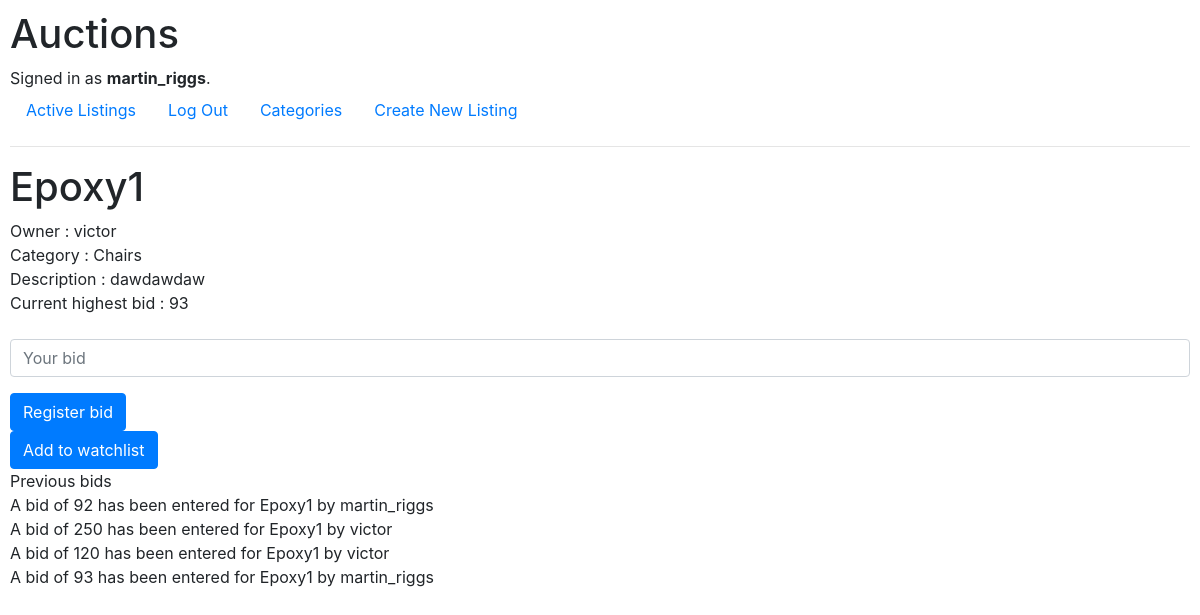
Screenshot of /1 (signed in) with the database file from the repository.
### auctions/models.py (models this page shows, shortened)
class User(AbstractUser):
	id = models.BigAutoField(primary_key=True)

class AuctionListing(models.Model):
	id = models.BigAutoField(primary_key=True)
	user_name = models.ForeignKey(User, on_delete = models.CASCADE, default = "victor")
	listingname = models.CharField(max_length = 50)
	listingdesc = models.CharField(max_length = 200, blank = True)
	listingurl = models.CharField(max_length = 100, blank = True)
	listingcategory = models.CharField(max_length = 20, blank = True)
	liquid = models.BooleanField(default = True)
	initbid = models.IntegerField()

class AuctionBid(models.Model):
	id = models.BigAutoField(primary_key=True)
	username_bid = models.ForeignKey(User, on_delete = models.CASCADE, blank = True, default = "victor")
	listingname_bid = models.CharField(max_length = 50, blank = True)
	listingnameid_bid =  models.IntegerField(default = 0)
	followbid = models.IntegerField()
	def __str__(self):
		return f"A bid of {self.followbid} has been entered for {self.listingname_bid} by {self.username_bid}"

### auctions/views.py (the view)
# urls.py: path("<int:listing_id>", views.listingpage, name="listingpage"),
def listingpage(request, listing_id):
    listing = AuctionListing.objects.get(id=listing_id)
    auctionbidall = list(AuctionBid.objects.all())
    if request.user.is_authenticated:
        if request.method == "POST":
            if listing.user_name != request.user:
                username_bid_v = request.user
                listingname_bid_v = listing.listingname
                followbid_v = request.POST["newbid"]
                try:
                    auctionbid = AuctionBid.objects.create(username_bid=username_bid_v, listingname_bid=listingname_bid_v, followbid=followbid_v)
                    auctionbid.save()
                    if int(auctionbid.followbid) > int(listing.initbid) :
                        listing.initbid = auctionbid.followbid
                        listing.save()
                except IntegrityError:
                    return HttpResponseRedirect(reverse("index"))
                return render(request, "auctions/listingpage.html", {
                    "listing": listing,
                    "auctionbidall" : list(AuctionBid.objects.all()),
                    "message": "Your bid is " + auctionbid.followbid
                })
            else:
                listing.liquid = False
                listing.save()
                return render(request, "auctions/listingpage.html", {
                    "listing": listing,
                    "auctionbidall" : list(AuctionBid.objects.all()),
                    "closed" : True,
                    "message": "Auction closed by owner"
                })
        else:
            if listing.user_name == request.user:
                return render(request, "auctions/listingpage.html", {
                    "listing": listing,
                    "auctionbidall" : list(AuctionBid.objects.all()),
                    "user_match" : True
                    })
            else:
                return render(request, "auctions/listingpage.html", {
                    "listing": listing,
                    "auctionbidall" : list(AuctionBid.objects.all()),
                    "user_match" : False
                    })
    else:
        return HttpResponseRedirect(reverse("index"))

### auctions/templates/auctions/listingpage.html (shortened to what this page needs)
{% extends "auctions/layout.html" %}
{% block body %}
<div>
	<h1>{{ listing.listingname }}</h1>
    <div>Owner : {{ listing.user_name }}</div>
	<div>Category : {{ listing.listingcategory }}</div>
	<div>Description : {{ listing.listingdesc }}</div>
	<div>Current highest bid : {{ listing.initbid }}</div>
    {% if user.is_authenticated %}
	<form action="{% url 'listingpage' listing.id %}" method="post">
        {% if closed %}
        <div>Auction closed at {{ listing.initbid }}</div>
        {% else %}
        {% if user_match %}
        <input class="btn btn-primary" type="submit" value="Close bidding">
        {% else %}
        <div class="form-group">
            <input class="form-control" type="text" name="newbid" placeholder="Your bid">
        </div>
        <input class="btn btn-primary" type="submit" value="Register bid">
        {% endif %}
        {% endif %}
    </form>
    <form action="{% url 'watchlist' listing.id %}" method="post">
        <input class="btn btn-primary" type="submit" value="Add to watchlist">
    </form>
    {% endif %}
    <div>Previous bids</div>
    {% for auctionbid0 in auctionbidall %}
    {% if auctionbid0.listingname_bid == listing.listingname %}
        <div>{{ auctionbid0 }}</div>
    {% endif %}
    {% endfor %}
</div>
{% endblock %}

### auctions/templates/auctions/layout.html (shortened to what this page needs)
{% load static %}
<!DOCTYPE html>
<html lang="en">
    <head>
        <link rel="stylesheet" href="https://stackpath.bootstrapcdn.com/bootstrap/4.4.1/css/bootstrap.min.css">
        <link href="{% static 'auctions/styles.css' %}" rel="stylesheet">
    </head>
    <body>
        <h1>Auctions</h1>
        <div>
            {% if user.is_authenticated %}
                Signed in as <strong>{{ user.username }}</strong>.
            {% else %}
                Not signed in.
            {% endif %}
        </div>
        <ul class="nav">
            <li class="nav-item">
                <a class="nav-link" href="{% url 'index' %}">Active Listings</a>
            </li>
            {% if user.is_authenticated %}
            <li class="nav-item">
                    <a class="nav-link" href="{% url 'logout' %}">Log Out</a>
            </li>
            <li class="nav-item">
                    <a class="nav-link" href="{% url 'category' %}">Categories</a>
            </li>
            <li class="nav-item">
                    <a class="nav-link" href="{% url 'listentry' %}">Create New Listing</a>
            </li>
            {% endif %}
        </ul>
        <hr>
        {% block body %}
        {% endblock %}
    </body>
</html>

### auctions/static/auctions/styles.css (style rules this page uses)
body { padding: 10px; }

### rows the page displays
User: username "martin_riggs"
AuctionListing: listingname "Epoxy1", user_name "victor", listingcategory "Chairs", listingdesc "dawdawdaw", initbid "93"
AuctionBid: followbid+listingname_bid+username_bid "A bid of 92 has been entered for Epoxy1 by martin_riggs"
AuctionBid: followbid+listingname_bid+username_bid "A bid of 250 has been entered for Epoxy1 by victor"
AuctionBid: followbid+listingname_bid+username_bid "A bid of 120 has been entered for Epoxy1 by victor"
AuctionBid: followbid+listingname_bid+username_bid "A bid of 93 has been entered for Epoxy1 by martin_riggs"
